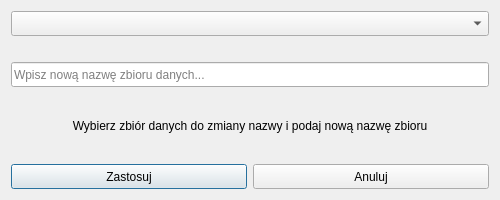
<?xml version="1.0" encoding="UTF-8"?>
<ui version="4.0">
 <class>Dialog_Rename_Key_Dataframe</class>
 <widget class="QDialog" name="Dialog_Rename_Key_Dataframe">
  <property name="windowModality">
   <enum>Qt::ApplicationModal</enum>
  </property>
  <property name="geometry">
   <rect>
    <x>0</x>
    <y>0</y>
    <width>500</width>
    <height>200</height>
   </rect>
  </property>
  <property name="minimumSize">
   <size>
    <width>500</width>
    <height>200</height>
   </size>
  </property>
  <property name="windowTitle">
   <string>Zmień nazwę zbioru danych</string>
  </property>
  <layout class="QVBoxLayout" name="verticalLayout_2">
   <item>
    <layout class="QVBoxLayout" name="verticalLayout">
     <item>
      <widget class="QComboBox" name="comboBox_Keys_List">
       <property name="minimumSize">
        <size>
         <width>0</width>
         <height>25</height>
        </size>
       </property>
       <property name="placeholderText">
        <string>Wybierz zbiór do zmiany nazwy...</string>
       </property>
      </widget>
     </item>
     <item>
      <spacer name="horizontalSpacer_2">
       <property name="orientation">
        <enum>Qt::Horizontal</enum>
       </property>
       <property name="sizeHint" stdset="0">
        <size>
         <width>40</width>
         <height>20</height>
        </size>
       </property>
      </spacer>
     </item>
     <item>
      <widget class="QLineEdit" name="lineEdit_New_Key_Name">
       <property name="minimumSize">
        <size>
         <width>0</width>
         <height>25</height>
        </size>
       </property>
       <property name="placeholderText">
        <string>Wpisz nową nazwę zbioru danych...</string>
       </property>
      </widget>
     </item>
     <item>
      <widget class="QLabel" name="label_info_text">
       <property name="minimumSize">
        <size>
         <width>0</width>
         <height>25</height>
        </size>
       </property>
       <property name="text">
        <string>Wybierz zbiór danych do zmiany nazwy i podaj nową nazwę zbioru</string>
       </property>
       <property name="alignment">
        <set>Qt::AlignCenter</set>
       </property>
      </widget>
     </item>
     <item>
      <layout class="QHBoxLayout" name="horizontalLayout">
       <item>
        <widget class="QPushButton" name="pushButton_Apply">
         <property name="minimumSize">
          <size>
           <width>0</width>
           <height>25</height>
          </size>
         </property>
         <property name="text">
          <string>Zastosuj</string>
         </property>
        </widget>
       </item>
       <item>
        <widget class="QPushButton" name="pushButton_Cancel">
         <property name="minimumSize">
          <size>
           <width>0</width>
           <height>25</height>
          </size>
         </property>
         <property name="text">
          <string>Anuluj</string>
         </property>
        </widget>
       </item>
      </layout>
     </item>
    </layout>
   </item>
  </layout>
 </widget>
 <resources/>
 <connections>
  <connection>
   <sender>pushButton_Cancel</sender>
   <signal>clicked()</signal>
   <receiver>Dialog_Rename_Key_Dataframe</receiver>
   <slot>close()</slot>
   <hints>
    <hint type="sourcelabel">
     <x>295</x>
     <y>126</y>
    </hint>
    <hint type="destinationlabel">
     <x>199</x>
     <y>74</y>
    </hint>
   </hints>
  </connection>
 </connections>
</ui>
